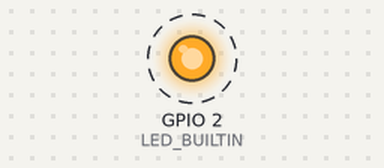
Recording of a sketch running on a simulated ESP8266 (NodeMCU). On the bench: output pins drawn as LEDs (lit = HIGH, except the on-board LED, lit = LOW). Dashed ring = blinking. WiFi joins after 1.5 s; servers stay silent unless stated; what the sketch prints to the serial monitor is not drawn.

Above: at 1.7 s.
Timing chart, 0 to 6.1 s (numbered marks = the images above):
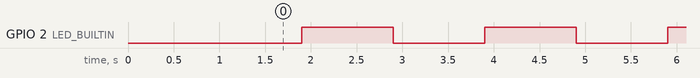

The sketch:

new1.ino
```cpp
#include <ESP8266WiFi.h>
#include <WiFiUdp.h>

#define NUM_NODES 4               // Maximum number of nodes
#define BROADCAST_PORT 1234       // UDP port for communication
#define SLOT_DURATION_MS 100      // Default slot duration (ms)
#define GLOBAL_FREQ_MS 1000       // Initial global frequency (ms)
#define KALMAN_GAIN_INIT 0.1      // Initial Kalman gain factor
#define PACKET_LOSS_WINDOW 50     // Packet loss calculation window size

const char *ssid = "YourSSID";
const char *password = "YourPassword";
WiFiUDP udp;

// Global variables
unsigned long globalFrequencyMs = GLOBAL_FREQ_MS;
unsigned long lastBroadcast = 0;
unsigned long millisOverflowCounter = 0; // Tracks `millis()` overflow

struct NodeState {
  float offset;         // Timer offset
  float quality;        // Synchronization quality
  float rtt;            // Round-trip time
  int rssi;             // Signal strength
  float packetLoss;     // Packet loss (rolling average)
  unsigned long lastSeen; // Last update time
};

NodeState nodes[NUM_NODES];
unsigned int localIP;

// Packet statistics
unsigned long packetsSent = 0;
unsigned long packetsReceived = 0;

// Kalman filter state
struct KalmanState {
  float x;    // Timer offset estimate
  float q;    // Synchronization quality
  float rtt;  // Round-trip time
  float P[3][3];  // Covariance matrix
};

KalmanState kalman = {0, 1, 0, {{1, 0, 0}, {0, 1, 0}, {0, 0, 1}}};

void initializeWiFi();
void broadcastTimingPacket();
void processPacket(char *packet, int length);
float calculatePacketLoss();
void updateKalmanFilter(unsigned long now);
void handleMillisOverflow();
unsigned long calculateSlotTime(unsigned int nodeID);
void logDiagnostics();

void setup() {
  Serial.begin(115200);
  pinMode(LED_BUILTIN, OUTPUT);

  initializeWiFi();

  udp.begin(BROADCAST_PORT);
  localIP = WiFi.localIP()[3];
  Serial.printf("Node IP: %s\n", WiFi.localIP().toString().c_str());
}

void loop() {
  unsigned long now = millis();

  // Handle millis() overflow
  handleMillisOverflow();

  // Broadcast timing information in assigned slot
  unsigned long slotTime = calculateSlotTime(localIP);
  if (now % globalFrequencyMs >= slotTime && now - lastBroadcast >= SLOT_DURATION_MS) {
    broadcastTimingPacket();
    lastBroadcast = now;
    digitalWrite(LED_BUILTIN, !digitalRead(LED_BUILTIN));  // Pulse LED
  }

  // Listen for packets
  int packetSize = udp.parsePacket();
  if (packetSize > 0) {
    char packet[255];
    udp.read(packet, 255);
    processPacket(packet, packetSize);
  }

  // Update Kalman filter
  updateKalmanFilter(now);

  // Log diagnostics
  logDiagnostics();
}

void initializeWiFi() {
  WiFi.begin(ssid, password);
  while (WiFi.status() != WL_CONNECTED) {
    delay(100);
    Serial.print(".");
  }
  Serial.println("\nConnected to WiFi");
}

void broadcastTimingPacket() {
  packetsSent++;
  String packet = String(localIP) + "," +
                  String(millis() + millisOverflowCounter) + "," +
                  String(WiFi.RSSI()) + "," +
                  String(calculatePacketLoss()) + "," +
                  String(globalFrequencyMs);
  udp.beginPacket("255.255.255.255", BROADCAST_PORT);
  udp.write(packet.c_str());
  udp.endPacket();
}

void processPacket(char *packet, int length) {
  // Parse packet: IP, millis, RSSI, packet loss, frequency
  int ip, rssi;
  unsigned long timestamp, frequency;
  float loss;
  sscanf(packet, "%d,%lu,%d,%f,%lu", &ip, &timestamp, &rssi, &loss, &frequency);

  if (ip > 0 && ip <= NUM_NODES) {
    NodeState &node = nodes[ip - 1];
    unsigned long receivedMillis = millis() + millisOverflowCounter;

    // Handle timestamp overflow safely
    if (timestamp > receivedMillis) {
      timestamp -= 0xFFFFFFFF;
    }

    node.offset = (float)(timestamp - receivedMillis);
    node.rssi = rssi;
    node.packetLoss = loss;
    node.lastSeen = millis();
    globalFrequencyMs = frequency;
    packetsReceived++;
  }
}

float calculatePacketLoss() {
  return packetsSent > 0 ? 1.0f - (float)packetsReceived / packetsSent : 0.0f;
}

void updateKalmanFilter(unsigned long now) {
  NodeState &node = nodes[localIP - 1];

  // Predict step
  float predicted_x = kalman.x;
  float predicted_q = kalman.q;
  float predicted_rtt = kalman.rtt;

  // Update step with measurements
  float y_timer = node.offset;  // Timer offset measurement
  float y_rssi = node.rssi;     // RSSI measurement
  float y_loss = node.packetLoss;  // Packet loss measurement

  // Adaptive measurement noise
  float measurementNoise = 10.0f / max(1, abs(y_rssi));
  if (now < lastBroadcast) measurementNoise *= 10.0f;

  // Kalman gains
  float K[3] = {0.1, 0.05, 0.05};
  kalman.x = predicted_x + K[0] * (y_timer - predicted_x);
  kalman.q = predicted_q + K[1] * (y_rssi - predicted_q);
  kalman.rtt = predicted_rtt + K[2] * (y_loss - predicted_rtt);
}

void handleMillisOverflow() {
  static unsigned long lastMillis = 0;
  unsigned long currentMillis = millis();

  if (currentMillis < lastMillis) {
    millisOverflowCounter += 0xFFFFFFFF;
  }
  lastMillis = currentMillis;
}

unsigned long calculateSlotTime(unsigned int nodeID) {
  return ((nodeID - 1) * SLOT_DURATION_MS) % globalFrequencyMs;
}

void logDiagnostics() {
  Serial.printf("Kalman: x=%.2f, q=%.2f, rtt=%.2f\n", kalman.x, kalman.q, kalman.rtt);
  Serial.printf("Packets Sent: %lu, Received: %lu, Loss: %.2f%%\n",
                packetsSent, packetsReceived, calculatePacketLoss() * 100);
}
```

Measured:
- by itself, GPIO 2 (LED_BUILTIN): alternates HIGH for 1.0 s and LOW for 1.0 s
